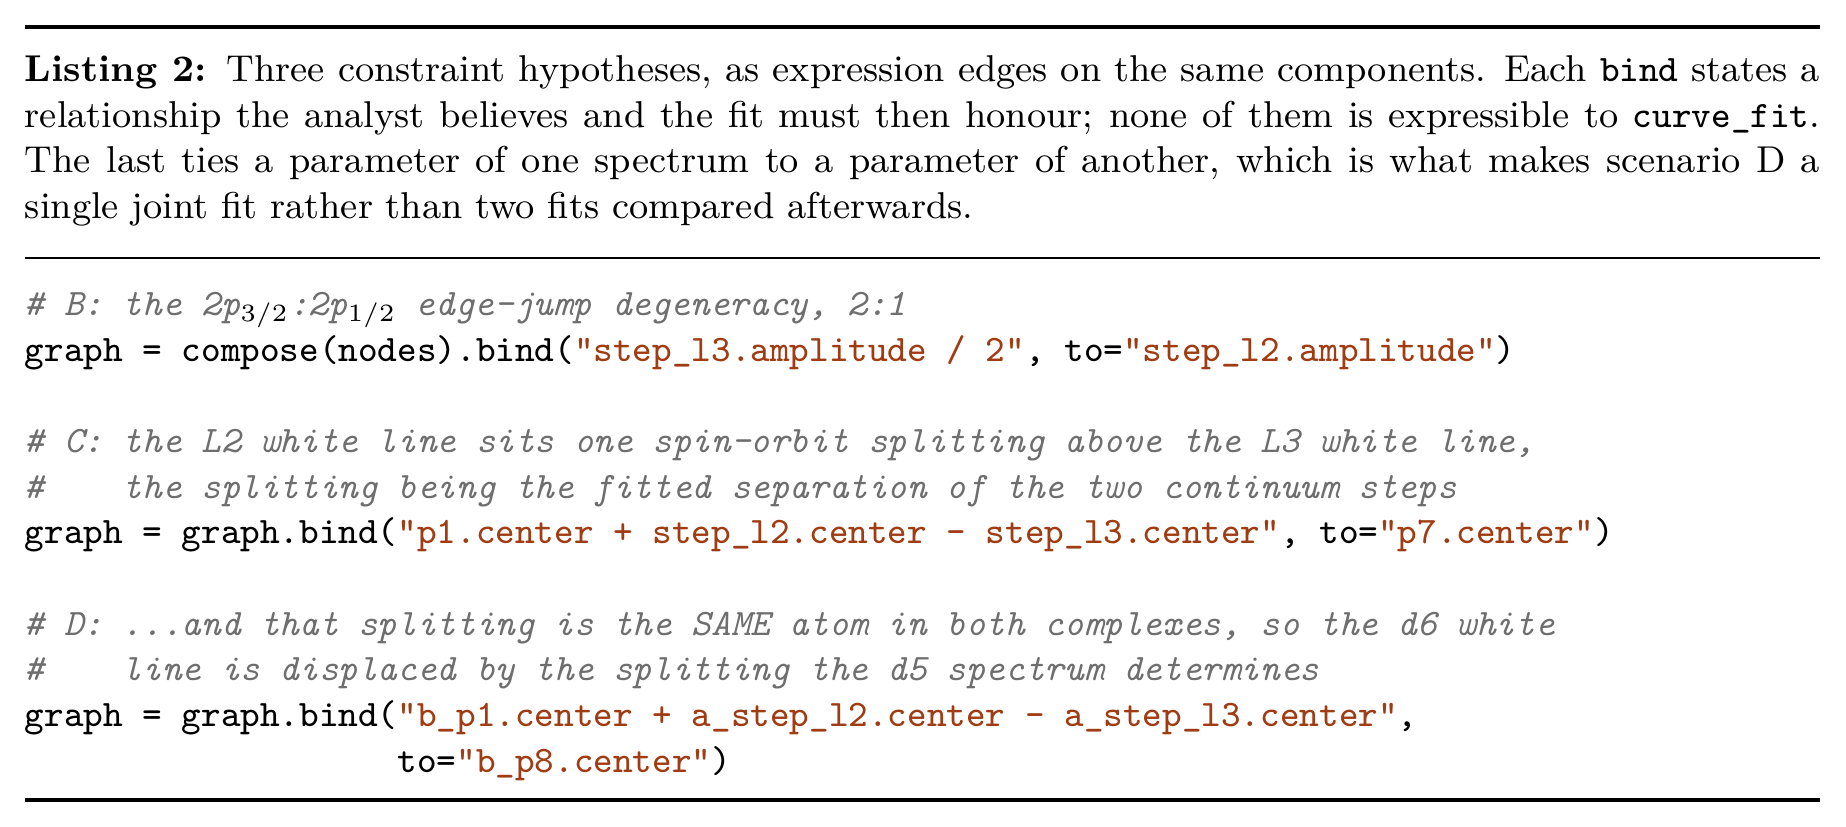

Recreate this plot in Python.
"""Figure: Listing 2, constraint hypotheses as expression edges.

Builds ``fig_code_constraints.tex`` into the vector PDF used for submission
and the 300 dpi PNG used for preview. Unlike the other three figures in this
directory, the typesetting is LaTeX rather than matplotlib: a typeset code
listing keeps the example legible in a Word document, which is a poor host for
fenced code, and ``listings`` renders one properly.

Reproduce from a clean clone:

    uv run --group manuscript python manuscript/examples/figures/fig_code_constraints.py

Outputs (written next to this file):
    fig_code_constraints.pdf   vector, for submission
    fig_code_constraints.png   300 dpi raster, for preview

This script needs a TeX distribution providing ``pdflatex`` and ``listings``,
and ``pdftoppm`` from poppler. That is a heavier requirement than the other
figures carry, and it is stated rather than hidden: if either is missing the
script exits with the reason and the committed PDF and PNG remain valid. They
are committed precisely so a reader without TeX is never blocked.

The calls in this listing are the ones
``manuscript/examples/fecl4/fecl4_constraint_scenarios.py`` actually makes; the
table beside it in the manuscript is that script's output. A change to either
invalidates the listing until both are re-run.
"""

from __future__ import annotations

import shutil
import subprocess
import sys
import tempfile
from pathlib import Path

HERE = Path(__file__).resolve().parent
STEM = "fig_code_constraints"
DPI = 300


def _require(tool: str, why: str) -> str:
    found = shutil.which(tool)
    if found is None:
        sys.exit(
            f"{STEM}: {tool!r} not found on PATH, needed to {why}.\n"
            f"The committed {STEM}.pdf and {STEM}.png are unchanged and remain "
            f"valid; install {tool} only if you need to regenerate them.",
        )
    return found


def build() -> None:
    """Typeset the code listing and write the PDF and PNG beside this file."""
    pdflatex = _require("pdflatex", "typeset the code listing")
    pdftoppm = _require("pdftoppm", "rasterise the PDF for preview")

    source = HERE / f"{STEM}.tex"
    if not source.is_file():
        sys.exit(f"{STEM}: missing source {source}")

    with tempfile.TemporaryDirectory() as tmp:
        work = Path(tmp)
        shutil.copy2(source, work / source.name)
        result = subprocess.run(
            [pdflatex, "-interaction=nonstopmode", "-halt-on-error", source.name],
            cwd=work,
            capture_output=True,
            text=True,
            check=False,
        )
        built = work / f"{STEM}.pdf"
        if result.returncode != 0 or not built.is_file():
            log = work / f"{STEM}.log"
            tail = log.read_text(errors="replace").splitlines()[-25:] if log.is_file() else []
            sys.exit(f"{STEM}: pdflatex failed.\n" + "\n".join(tail))

        shutil.copy2(built, HERE / f"{STEM}.pdf")
        subprocess.run(
            [pdftoppm, "-png", "-r", str(DPI), "-singlefile", str(built), str(HERE / STEM)],
            check=True,
        )

    print(f"wrote {STEM}.pdf / .png")


if __name__ == "__main__":
    build()
